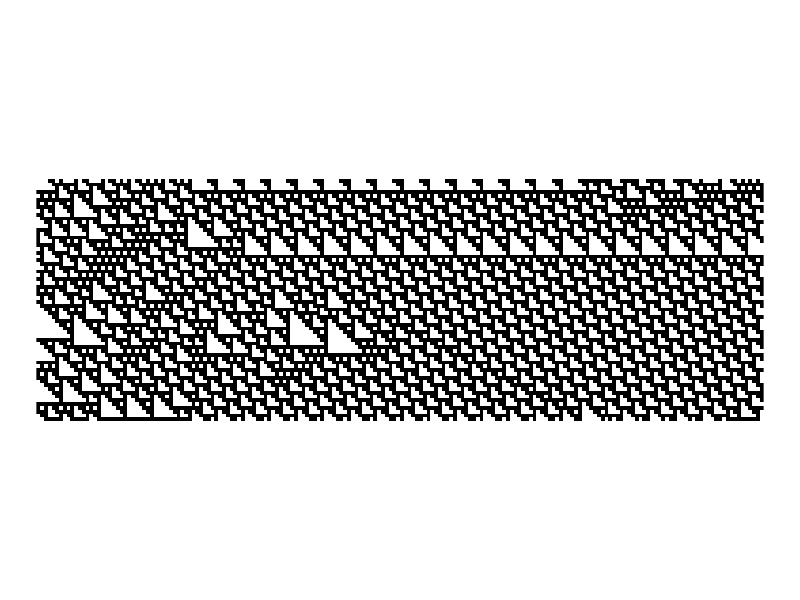
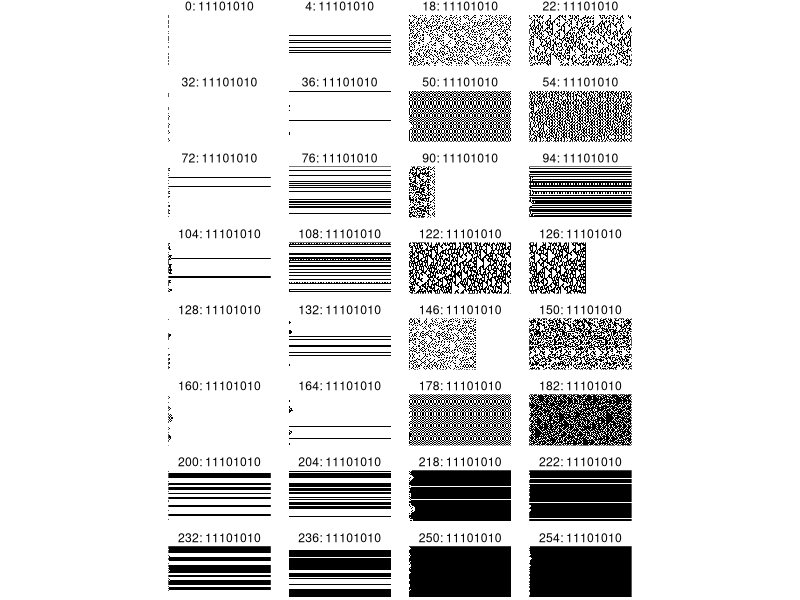

Reproduce these figures in R, in order.
## ---- chunk 1
#| code-fold: true
library(dplyr)

# initialise random state, specified size and density
init_state <- function(n = 50, density = 0.5) {
  as.numeric(runif(n) < density)
}

# pre- and post-fix the last and first elements of the state
wrap_state <- function(x) {
  c(tail(x, 1), x, x[1])
}

# binary vector to decimal integer (most significant bits first)
as_decimal <- function(b) {
  sum((2 ^ ((length(b) - 1):0)) * b)
}

# convert decimal integer to vector of bits (most significant first)
as_binary <- function(n, n_bits = 8) {
  result <- c()
  for (i in 1:n_bits) {
    result <- c(n %% 2, result)
    n <- n %/% 2
  }
  result
}

rule_description <- function(rule_num) {
  paste(rule_num, 
        paste(as_binary(234), collapse = ""), 
        sep = ": ")
}

# takes a matrix of CA states (each row a timestep) and appends
# a new row for the next system state
generation <- function(states, rule) {
  state <- tail(states, 1) %>% c()
  w_state <- wrap_state(state)
  result <- c()
  for (i in 1:length(state)) {
    nbhd <- w_state[seq(i, i + 2)]
    result <- c(result, rule[as_decimal(nbhd) + 1])
  }
  matrix(c(states %>% t() %>% c(), result), nc = ncol(states), byrow = TRUE)
}

# generate a matrix of cell states where each row is the system state
one_d_ca <- function(rule = 30, n = 64, density = 0.5, t = 192) {
  s <- init_state(n, density)
  ss <- matrix(s, nr = 1)
  for (i in 2:t) {
    ss <- generation(ss, rev(as_binary(rule)))
  }
  ss
}
## ---- chunk 2
library(ggplot2)
library(reshape2)

one_d_ca(rule = 110) %>%
  reshape2::melt(c("t", "x"), value.name = "state") %>%
  mutate(state = as.logical(state)) %>%
  ggplot() +
    geom_raster(aes(x = t, y = x, fill = state)) + 
    scale_fill_manual(values = c("white", "black")) +
    coord_equal() +
    guides(fill = "none") +
    theme_void()
## ---- chunk 3
# convenience function to return a dataframe instead of a matrix
get_df <- function(rule, n = 64, density = 0.5, t = 192) {
  one_d_ca(rule = rule, n = n, density = density, t = t) %>%
  reshape2::melt(c("t", "x"), value.name = "state") %>%
  mutate(state = as.logical(state),
         rule = rule)
}

# The 32 rules that match Wolfram's selection criteria
rules <- c(  0,   4,  18,  22,  32,  36,  50,  54,
            72,  76,  90,  94, 104, 108, 122, 126,
           128, 132, 146, 150, 160, 164, 178, 182,
           200, 204, 218, 222, 232, 236, 250, 254)

df <- get_df(rules[1], t = 128)

for (rule in rules[2:32]) {
  df <- bind_rows(df, get_df(rule, t = 128))
}

# give the rules a better label
df$rule <- factor(df$rule, levels = rules,
                  labels = lapply(rules, rule_description))

ggplot(df) +
  geom_raster(aes(x = t, y = x, fill = state)) + 
  scale_fill_manual(values = c("white", "black")) +
  coord_equal() +
  guides(fill = "none") +
  facet_wrap( ~ rule, ncol = 4) +
  theme_void()
## ---- chunk 4
#| code-fold: true
# License (MIT)
#
# Copyright (c) 2023 David O'Sullivan
#
# Permission is hereby granted, free of charge, to any person
# obtaining a copy of this software and associated documentation
# files (the "Software"), to deal in the Software without restriction,
# including without limitation the rights to use, copy, modify, merge,
# publish, distribute, sublicense, and/or sell copies of the Software,
# and to  permit persons to whom the Software is furnished to do so,
# subject to the following conditions:
#
# The above copyright notice and this permission notice shall be included
# in all copies or substantial portions of the Software.
#
# THE SOFTWARE IS PROVIDED "AS IS", WITHOUT WARRANTY OF ANY KIND, EXPRESS
# OR IMPLIED, INCLUDING BUT NOT LIMITED TO THE WARRANTIES OF MERCHANTABILITY,
# FITNESS FOR A PARTICULAR PURPOSE AND NONINFRINGEMENT. IN NO EVENT SHALL
# THE AUTHORS OR COPYRIGHT HOLDERS BE LIABLE FOR ANY CLAIM, DAMAGES OR OTHER
# LIABILITY, WHETHER IN AN ACTION OF CONTRACT, TORT OR OTHERWISE, ARISING
# FROM, OUT OF OR IN CONNECTION WITH THE SOFTWARE OR THE USE OR OTHER
# DEALINGS IN THE SOFTWARE.
